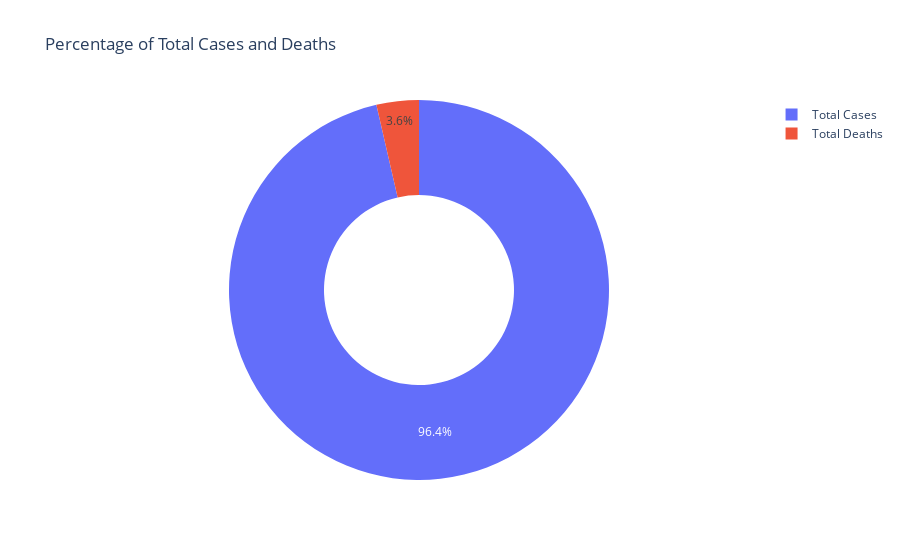

Notebook cell for this chart:
### Code cell
# Percentage of Total Cases and Deaths

cases = data["Total_cases"].sum()
deceased = data["Total_deaths"].sum()
labels = ["Total Cases", "Total Deaths"]
values = [cases, deceased]
fig = px.pie(data, values=values, names=labels, 
             title='Percentage of Total Cases and Deaths', hole=0.5)
fig.show()

### Figure 1 — Plotly figure (JSON) as saved in the notebook; plotly's stock layout.template omitted (floating-point values rounded to 4 significant figures)
{"data": [{"domain": {"x": [0, 1], "y": [0, 1]}, "hole": 0.5, "hovertemplate": "label=%{label}<br>value=%{value}<extra></extra>", "labels": ["Total Cases", "Total Deaths"], "legendgroup": "", "name": "", "showlegend": true, "type": "pie", "values": [3116829180, 116491082]}], "layout": {"autosize": true, "legend": {"tracegroupgap": 0}, "title": {"text": "Percentage of Total Cases and Deaths"}}}
